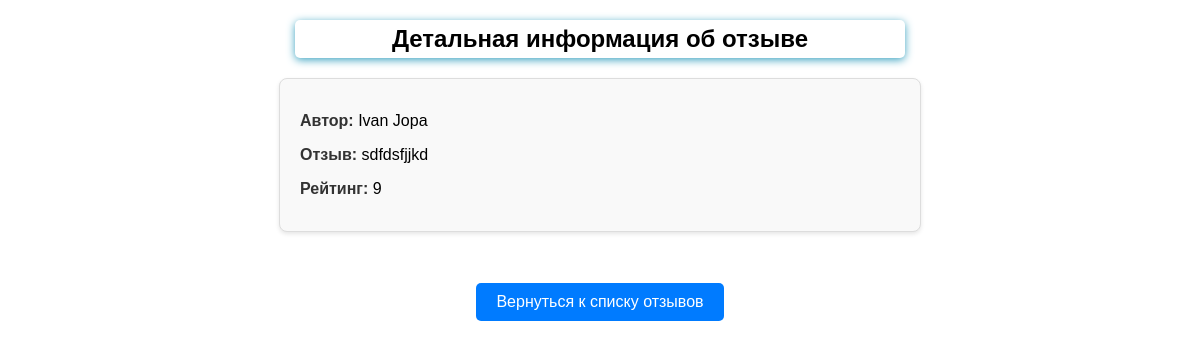
The page /detail/2/ on the database as committed earlier.
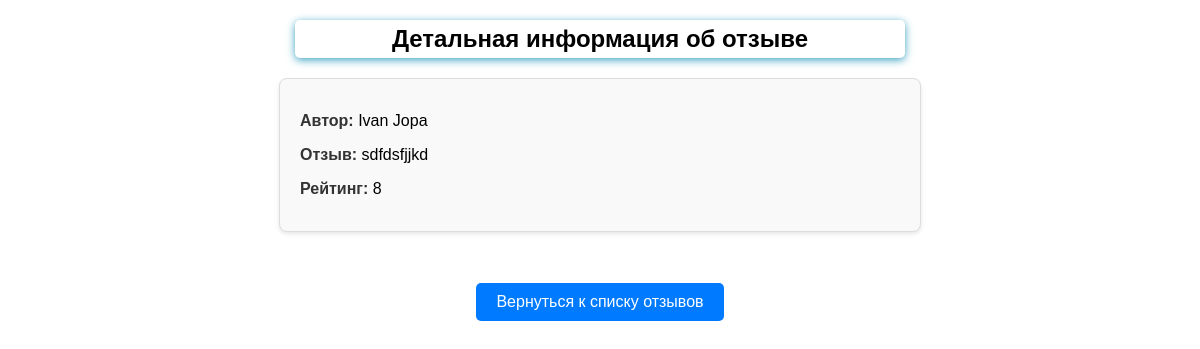
The same page on the database as committed later.
### feedback/models.py (models this page shows)
class Feedback(models.Model):
    name = models.CharField(max_length=20, validators=[MinLengthValidator(2)])
    surname = models.CharField(max_length=20, validators=[MinLengthValidator(2)])
    feedback = models.TextField()
    rating = models.PositiveIntegerField(
        validators=[MinValueValidator(1), MaxValueValidator(10)]
    )

### feedback/views.py (the view)
# urls.py: path('detail/<int:pk>/', DetailFeedBackView.as_view(), name='detail_feedback'),
class DetailFeedBackView(DetailView):
    template_name = 'feedback/detail_feedback.html'
    model = Feedback

### feedback/templates/feedback/detail_feedback.html (shortened to what this page needs)
{% extends 'feedback/base.html' %}
{% load static %}
{% block content %}
    <link rel="stylesheet" href="{% static 'feedback/styles.css' %}">
    <h2>Детальная информация об отзыве</h2>
    <div class="feedback-detail">
        <p><strong>Автор:</strong> {{ feedback.name }} {{ feedback.surname }}</p>
        <p><strong>Отзыв:</strong> {{ feedback.feedback }}</p>
        <p><strong>Рейтинг:</strong> {{ feedback.rating }}</p>
    </div>
    <div class="button-container">
        <a href="{% url 'list_feedback' %}" class="button">Вернуться к списку отзывов</a>
    </div>
{% endblock %}

Rows that differ between the two databases and show on the page:
changed Feedback "Ivan": rating "9" → "8"
